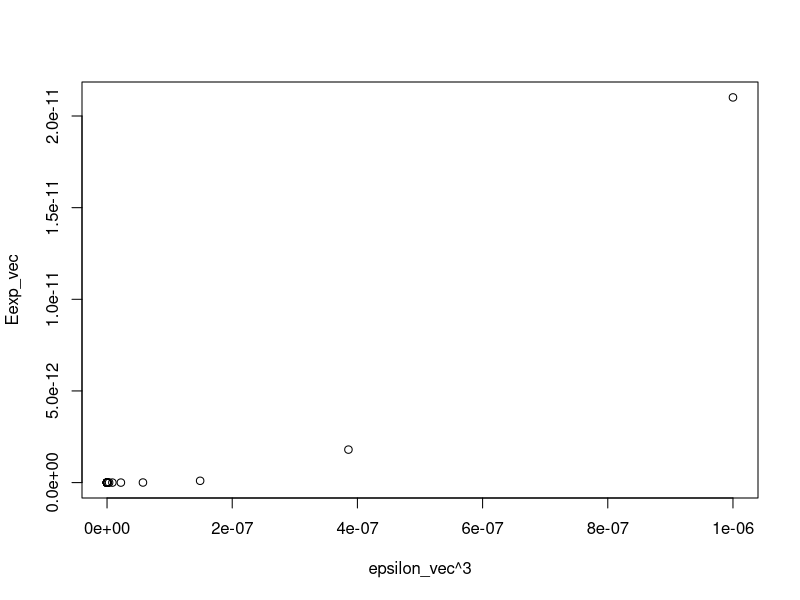
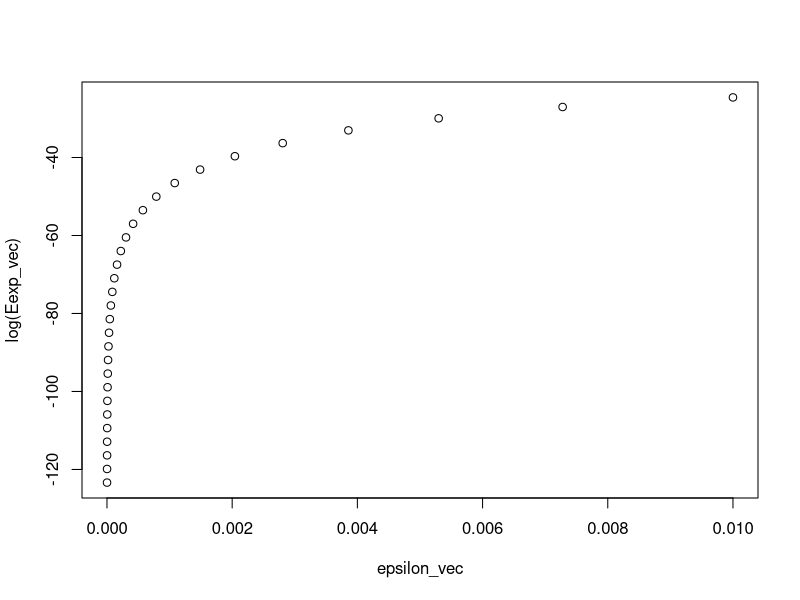
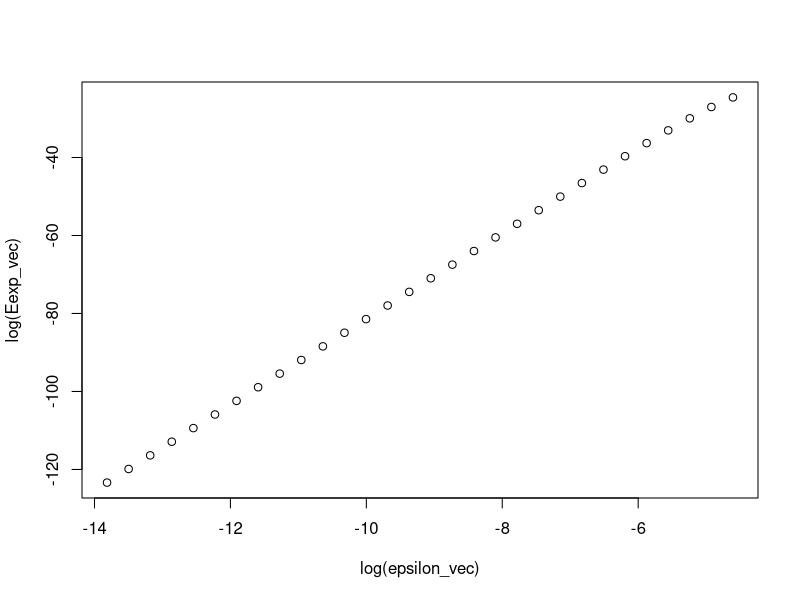

R code for these plots, in order:
M = 1000
epsilon = 0.0001
kappa = 0
# N = floor(epsilon^(-2/3)) + 1
N = floor((pi / 2 / epsilon / epsilon)^{ 1/3}) + 1
N = floor(0.01/sqrt(epsilon)) + 1
a = replicate(M, {
   w = runif(N + 2, -epsilon, epsilon)
   - 2 * N^3 * sum((w[3:(N+2)] - (2 + kappa^2 / N^2) * w[2:(N+1)] + w[1:N])^2) + (N+1) * log(2 * epsilon) + (1.5 * N - 1.5) * log(N) - 
       (N+1)/2 * log(2*pi)})
   # (N+1) * log(2 * epsilon) + (1.5 * N - 1.5) * log(N) - 
   #   (N+1)/2 * log(2*pi)})

a
mean(a)

# N = 2 case
N = 10
M = 1000
epsilon_vec = 10^seq(-2, -6, length.out = 30)
Eexp_vec = vector(length = length(epsilon_vec))
for(i in c(1:length(epsilon_vec))){
   epsilon = epsilon_vec[i]
   a = replicate(M, {
      w = runif(3, -epsilon, epsilon)
      w = runif(N + 1, -epsilon, epsilon)
      t = - 2 * N^3 * sum((w[3:(N+1)] - (2 + kappa^2 / N^2) * w[2:N] + w[1:(N-1)])^2) + (N+1) * log(2 * epsilon) + (1.5 * N - 1.5) * log(N) - 
         (N+1)/2 * log(2*pi)
      exp(t)
   })
   Eexp_vec[i] = mean(a)
}
plot(epsilon_vec^3, Eexp_vec)
plot(epsilon_vec, log(Eexp_vec))
plot(log(epsilon_vec), log(Eexp_vec))
max(log(Eexp_vec)) - min(log(Eexp_vec))
max(log(epsilon_vec)) - min(log(epsilon_vec))
